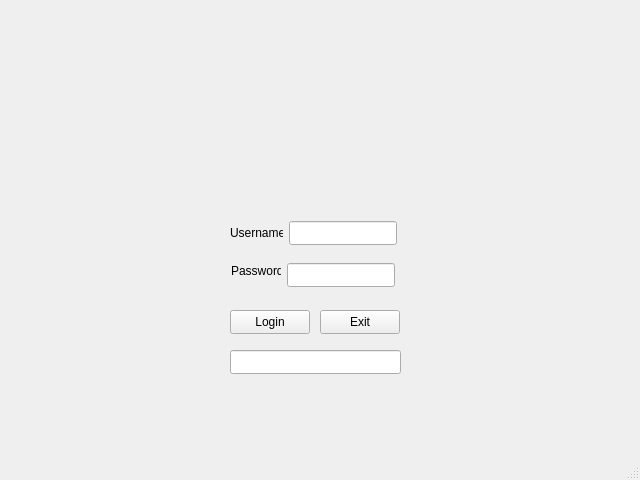
<?xml version="1.0" encoding="UTF-8"?>
<ui version="4.0">
 <class>MainWindow</class>
 <widget class="QMainWindow" name="MainWindow">
  <property name="geometry">
   <rect>
    <x>0</x>
    <y>0</y>
    <width>640</width>
    <height>480</height>
   </rect>
  </property>
  <property name="windowTitle">
   <string>MainWindow</string>
  </property>
  <widget class="QWidget" name="centralwidget">
   <widget class="QLineEdit" name="username">
    <property name="geometry">
     <rect>
      <x>289</x>
      <y>221</y>
      <width>108</width>
      <height>24</height>
     </rect>
    </property>
   </widget>
   <widget class="QLineEdit" name="password">
    <property name="geometry">
     <rect>
      <x>287</x>
      <y>263</y>
      <width>108</width>
      <height>24</height>
     </rect>
    </property>
   </widget>
   <widget class="QLabel" name="label">
    <property name="geometry">
     <rect>
      <x>230</x>
      <y>220</y>
      <width>53</width>
      <height>26</height>
     </rect>
    </property>
    <property name="text">
     <string>Username</string>
    </property>
   </widget>
   <widget class="QLabel" name="label_2">
    <property name="geometry">
     <rect>
      <x>231</x>
      <y>263</y>
      <width>50</width>
      <height>16</height>
     </rect>
    </property>
    <property name="text">
     <string>Password</string>
    </property>
   </widget>
   <widget class="QPushButton" name="login">
    <property name="geometry">
     <rect>
      <x>230</x>
      <y>310</y>
      <width>80</width>
      <height>24</height>
     </rect>
    </property>
    <property name="text">
     <string>Login</string>
    </property>
   </widget>
   <widget class="QPushButton" name="pushButton_2">
    <property name="geometry">
     <rect>
      <x>320</x>
      <y>310</y>
      <width>80</width>
      <height>24</height>
     </rect>
    </property>
    <property name="text">
     <string>Exit</string>
    </property>
   </widget>
   <widget class="QLineEdit" name="status">
    <property name="geometry">
     <rect>
      <x>230</x>
      <y>350</y>
      <width>171</width>
      <height>24</height>
     </rect>
    </property>
   </widget>
  </widget>
  <widget class="QMenuBar" name="menubar">
   <property name="geometry">
    <rect>
     <x>0</x>
     <y>0</y>
     <width>640</width>
     <height>21</height>
    </rect>
   </property>
  </widget>
  <widget class="QStatusBar" name="statusbar"/>
 </widget>
 <resources/>
 <connections/>
</ui>
